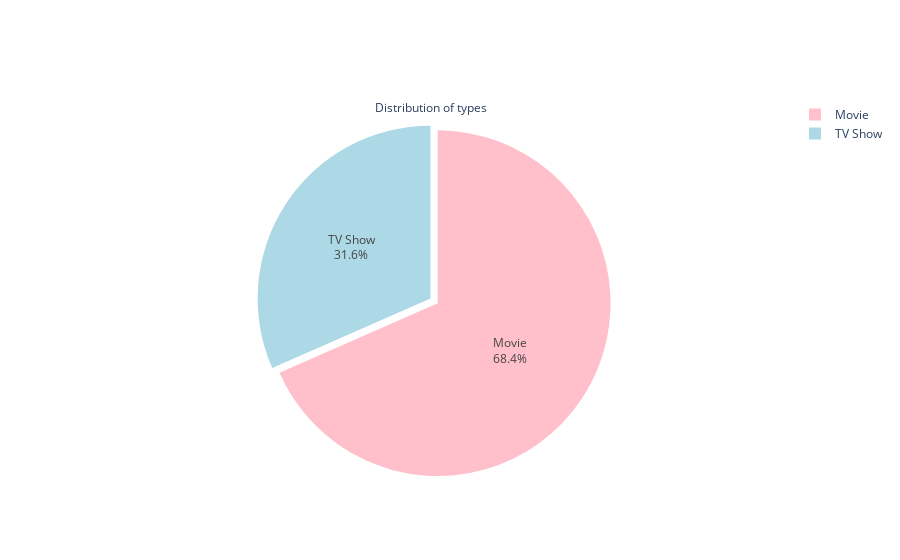

Notebook source saved alongside this figure:
### Markdown cell above
# Data Visualization

### Code cell
labels = df['type'].value_counts().index
values = df['type'].value_counts()
colors = ['pink', 'lightblue']


trace = go.Pie(labels=labels, values=values,title = 'Distribution of types',marker = dict(colors = colors), pull=[0.05, 0],textinfo='percent+label' )

iplot([trace])

### Figure 1 — Plotly figure (JSON) as saved in the notebook; plotly's stock layout.template omitted (floating-point values rounded to 4 significant figures)
{"data": [{"labels": ["Movie", "TV Show"], "marker": {"colors": ["pink", "lightblue"]}, "pull": [0.05, 0], "textinfo": "percent+label", "title": {"text": "Distribution of types"}, "type": "pie", "values": [4265, 1969]}], "layout": {}}
